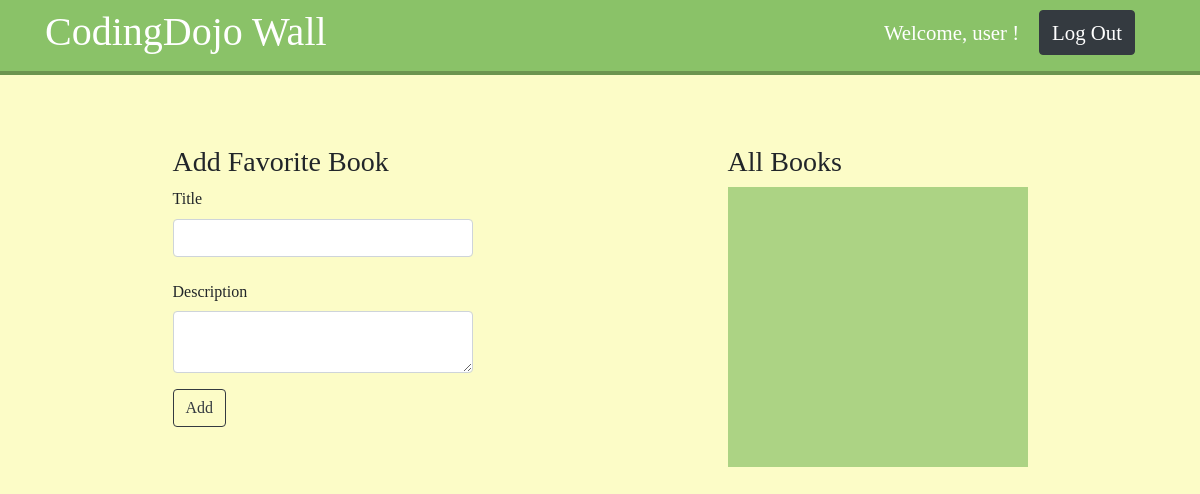
/books/ (signed in), run on an earlier commit of the app's database.
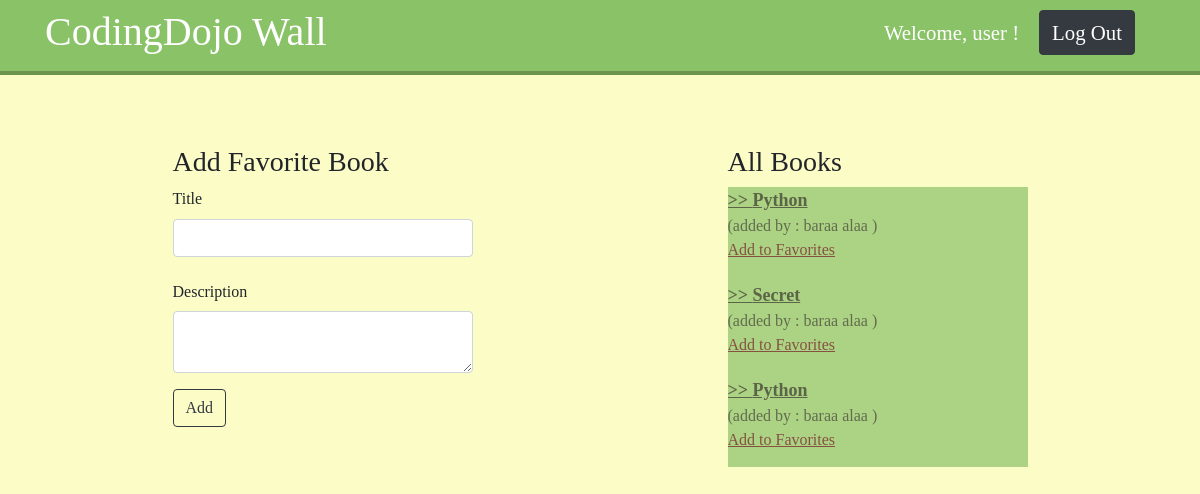
And on a later commit of the database.
### log_reg_app/models.py (models this page shows)
class User(models.Model):
    first_name = models.CharField(max_length=255)
    last_name = models.CharField(max_length=255)
    email = models.EmailField(max_length=255)
    password = models.CharField(max_length=255)
    created_at = models.DateTimeField(auto_now_add=True)
    updated_at = models.DateTimeField(auto_now=True)
    objects = UserManager()

### fav_books_app/models.py (models this page shows)
class Book(models.Model):
    title = models.CharField(max_length=255)
    description = models.TextField()
    created_at = models.DateTimeField(auto_now_add=True)
    updated_at = models.DateTimeField(auto_now=True)
    uploaded_by = models.ForeignKey(User, related_name='books_uploaded',
                                    on_delete=models.CASCADE)
    users_who_like = models.ManyToManyField(User, related_name='liked_books') #(this is new table)

### fav_books_app/views.py (the view)
# urls.py: path('', views.root),
def root(request):
    context = {
        'user': User.objects.get(id=request.session['id']),
        'all_books': Book.objects.all(),
    }
    return render(request, 'books.html', context)

### fav_books_app/templates/books.html (shortened to what this page needs)
<!DOCTYPE html>
<html lang="en">
<head>
    <link rel="stylesheet" href="https://cdn.jsdelivr.net/npm/bootstrap@4.3.1/dist/css/bootstrap.min.css">
</head>
<body>
<header>
    <div class="container header-flex">
        <h1>CodingDojo Wall</h1>
        <div class="right-nav">
        <p>Welcome, {{user.first_name}} !</p>
        <p class="text-right"><a class="logout btn btn-dark" href="logout">Log Out</a></p>
    </div>
    </div>
</header>
<main class="main-container">
    <div class="container books-container">
    <section class="book-form">
        <form action="/books/add_book/" method="post">
            <h3 class="text-left">Add Favorite Book</h3>
            <div class="form-group col-3">
                <label for="book_title" >Title</label>
                  <input type="text" class="form-control"  id="book_title" name="book_title" required>
            </div>
              <div class="form-group col-3">
                <label for="book_description" class="col-form-label">Description</label>
                <textarea name="book_description" class="form-control" id="book_description"></textarea>
              </div>
            <button class="btn btn-outline-dark"> Add </button>
        </form>
    </section>
    <section class="right-section">
        <h3>All Books</h3>
        <div class="book-list">
        {%for book in all_books%}
        <div class="book-item">
        <p class="book-title"><a href="/books/view_or_update/{{book.id}}"><u> >> {{book.title}}</u></a></p>
        <p>(added by : {{book.uploaded_by.first_name}} {{book.uploaded_by.last_name}} )</p>
        {%if user in book.users_who_like.all%}
        <p><i>this is one of your favorites</i></p>
        {%else%}
        <a class="add-fav-book" href="/books/add_book_to_favorites/{{book.id}}"><u>Add to Favorites</u></a>
        {%endif%}
        </div>
        {%endfor%}
        </div>
    </section>
</div>
</main>
</body>
</html>

### fav_books_app/templates/books.html (style rules this page uses)
body { font-family: cursive; }
.main-container { padding-top: 30px; background-color : rgb(252, 252, 199); height: 1000px; }
.books-container { display: flex; justify-content: space-around; align-items: center; }
.header-flex { display: flex; justify-content: space-between; align-items: center; }
.right-nav { display: flex; justify-content: space-around; align-items: center; margin-top: 10px; }
.book-list { width: 300px; height: 280px; overflow: scroll; background-color: #8ac268; opacity: 0.7; }
.book-item { margin-bottom: 20px; }
.add-fav-book { color: rgb(82, 9, 9); }
.form-group { padding: 0px; width: 50%; }
.form-control { width: 300px; }
.logout { text-align: right; font-size: 1.3rem; }
header { border-bottom: #6c944f 4px solid; background-color: #8ac268; color: white; }
.right-nav p { margin-right: 20px; font-size: 1.3rem; }
.book-list p { color: #222e1b; margin: 0; padding: 0; }
.book-title a { color:#182410; font-weight: bold; font-size: large; }
.right-section { margin-top: 40px; }

What changed in the data, as far as the page shows it:
added Book: title "Python", uploaded_by.first_name "baraa", uploaded_by.last_name "alaa"
added Book: title "Secret", uploaded_by.first_name "baraa", uploaded_by.last_name "alaa"
added Book: title "Python", uploaded_by.first_name "baraa", uploaded_by.last_name "alaa"
